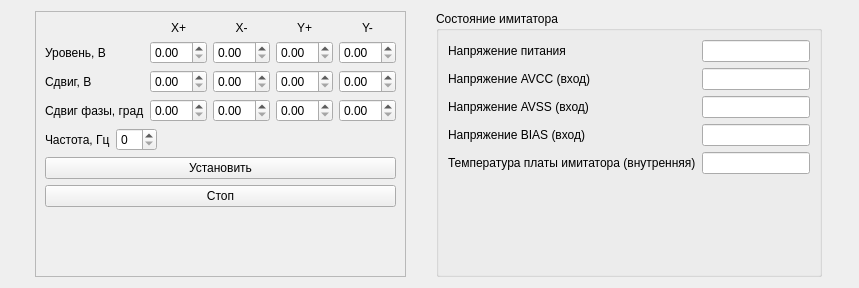
<?xml version="1.0" encoding="UTF-8"?>
<ui version="4.0">
 <class>Imitator_BRG_GUI</class>
 <widget class="QWidget" name="Imitator_BRG_GUI">
  <property name="geometry">
   <rect>
    <x>0</x>
    <y>0</y>
    <width>859</width>
    <height>288</height>
   </rect>
  </property>
  <property name="sizePolicy">
   <sizepolicy hsizetype="Fixed" vsizetype="Fixed">
    <horstretch>0</horstretch>
    <verstretch>0</verstretch>
   </sizepolicy>
  </property>
  <property name="windowTitle">
   <string>Form</string>
  </property>
  <layout class="QHBoxLayout" name="horizontalLayout_2">
   <item>
    <widget class="QFrame" name="frame_2">
     <property name="sizePolicy">
      <sizepolicy hsizetype="Fixed" vsizetype="Preferred">
       <horstretch>0</horstretch>
       <verstretch>0</verstretch>
      </sizepolicy>
     </property>
     <property name="frameShape">
      <enum>QFrame::StyledPanel</enum>
     </property>
     <property name="frameShadow">
      <enum>QFrame::Raised</enum>
     </property>
     <layout class="QVBoxLayout" name="verticalLayout_3">
      <item>
       <layout class="QGridLayout" name="gridLayout">
        <item row="3" column="1">
         <widget class="QDoubleSpinBox" name="dsb_DAC_DOF_xp"/>
        </item>
        <item row="2" column="2">
         <widget class="QDoubleSpinBox" name="dsb_DAC_DGAIN_xn"/>
        </item>
        <item row="1" column="1">
         <widget class="QLabel" name="label_4">
          <property name="text">
           <string>X+</string>
          </property>
          <property name="alignment">
           <set>Qt::AlignCenter</set>
          </property>
         </widget>
        </item>
        <item row="3" column="0">
         <widget class="QLabel" name="label_8">
          <property name="sizePolicy">
           <sizepolicy hsizetype="Fixed" vsizetype="Preferred">
            <horstretch>0</horstretch>
            <verstretch>0</verstretch>
           </sizepolicy>
          </property>
          <property name="text">
           <string>Сдвиг, В</string>
          </property>
         </widget>
        </item>
        <item row="3" column="4">
         <widget class="QDoubleSpinBox" name="dsb_DAC_DOF_yn"/>
        </item>
        <item row="1" column="2">
         <widget class="QLabel" name="label_5">
          <property name="text">
           <string>X-</string>
          </property>
          <property name="alignment">
           <set>Qt::AlignCenter</set>
          </property>
         </widget>
        </item>
        <item row="4" column="2">
         <widget class="QDoubleSpinBox" name="dsb_DDS_PW_xn"/>
        </item>
        <item row="4" column="1">
         <widget class="QDoubleSpinBox" name="dsb_DDS_PW_xp"/>
        </item>
        <item row="3" column="2">
         <widget class="QDoubleSpinBox" name="dsb_DAC_DOF_xn"/>
        </item>
        <item row="3" column="3">
         <widget class="QDoubleSpinBox" name="dsb_DAC_DOF_yp"/>
        </item>
        <item row="4" column="0">
         <widget class="QLabel" name="label_9">
          <property name="sizePolicy">
           <sizepolicy hsizetype="Fixed" vsizetype="Preferred">
            <horstretch>0</horstretch>
            <verstretch>0</verstretch>
           </sizepolicy>
          </property>
          <property name="text">
           <string>Сдвиг фазы, град</string>
          </property>
         </widget>
        </item>
        <item row="2" column="3">
         <widget class="QDoubleSpinBox" name="dsb_DAC_DGAIN_yp"/>
        </item>
        <item row="1" column="4">
         <widget class="QLabel" name="label_7">
          <property name="text">
           <string>Y-</string>
          </property>
          <property name="alignment">
           <set>Qt::AlignCenter</set>
          </property>
         </widget>
        </item>
        <item row="1" column="3">
         <widget class="QLabel" name="label_6">
          <property name="text">
           <string>Y+</string>
          </property>
          <property name="alignment">
           <set>Qt::AlignCenter</set>
          </property>
         </widget>
        </item>
        <item row="2" column="0">
         <widget class="QLabel" name="label_3">
          <property name="sizePolicy">
           <sizepolicy hsizetype="Fixed" vsizetype="Preferred">
            <horstretch>0</horstretch>
            <verstretch>0</verstretch>
           </sizepolicy>
          </property>
          <property name="text">
           <string>Уровень, В</string>
          </property>
         </widget>
        </item>
        <item row="2" column="1">
         <widget class="QDoubleSpinBox" name="dsb_DAC_DGAIN_xp"/>
        </item>
        <item row="4" column="3">
         <widget class="QDoubleSpinBox" name="dsb_DDS_PW_yp"/>
        </item>
        <item row="2" column="4">
         <widget class="QDoubleSpinBox" name="dsb_DAC_DGAIN_yn"/>
        </item>
        <item row="4" column="4">
         <widget class="QDoubleSpinBox" name="dsb_DDS_PW_yn"/>
        </item>
       </layout>
      </item>
      <item>
       <layout class="QHBoxLayout" name="horizontalLayout_5">
        <item>
         <widget class="QLabel" name="label_10">
          <property name="sizePolicy">
           <sizepolicy hsizetype="Fixed" vsizetype="Preferred">
            <horstretch>0</horstretch>
            <verstretch>0</verstretch>
           </sizepolicy>
          </property>
          <property name="text">
           <string>Частота, Гц</string>
          </property>
         </widget>
        </item>
        <item>
         <widget class="QSpinBox" name="sb_DDS_TW"/>
        </item>
        <item>
         <spacer name="horizontalSpacer_2">
          <property name="orientation">
           <enum>Qt::Horizontal</enum>
          </property>
          <property name="sizeHint" stdset="0">
           <size>
            <width>40</width>
            <height>20</height>
           </size>
          </property>
         </spacer>
        </item>
       </layout>
      </item>
      <item>
       <widget class="QPushButton" name="btn_run">
        <property name="text">
         <string>Установить</string>
        </property>
       </widget>
      </item>
      <item>
       <widget class="QPushButton" name="btn_stop">
        <property name="text">
         <string>Стоп</string>
        </property>
       </widget>
      </item>
      <item>
       <spacer name="verticalSpacer">
        <property name="orientation">
         <enum>Qt::Vertical</enum>
        </property>
        <property name="sizeHint" stdset="0">
         <size>
          <width>20</width>
          <height>40</height>
         </size>
        </property>
       </spacer>
      </item>
     </layout>
    </widget>
   </item>
   <item>
    <widget class="QGroupBox" name="groupBox">
     <property name="sizePolicy">
      <sizepolicy hsizetype="Fixed" vsizetype="Preferred">
       <horstretch>0</horstretch>
       <verstretch>0</verstretch>
      </sizepolicy>
     </property>
     <property name="title">
      <string>Состояние имитатора</string>
     </property>
     <layout class="QVBoxLayout" name="verticalLayout">
      <item>
       <layout class="QGridLayout" name="gridLayout_2">
        <item row="4" column="2">
         <widget class="QLineEdit" name="le_imitator_temperature"/>
        </item>
        <item row="2" column="0">
         <widget class="QLabel" name="label_11">
          <property name="text">
           <string>Напряжение AVSS (вход)</string>
          </property>
         </widget>
        </item>
        <item row="1" column="2">
         <widget class="QLineEdit" name="le_AVCC"/>
        </item>
        <item row="2" column="2">
         <widget class="QLineEdit" name="le_AVSS"/>
        </item>
        <item row="0" column="2">
         <widget class="QLineEdit" name="le_VCC"/>
        </item>
        <item row="3" column="0">
         <widget class="QLabel" name="label_12">
          <property name="text">
           <string>Напряжение BIAS (вход)</string>
          </property>
         </widget>
        </item>
        <item row="1" column="0">
         <widget class="QLabel" name="label_2">
          <property name="text">
           <string>Напряжение AVCC (вход)</string>
          </property>
         </widget>
        </item>
        <item row="3" column="2">
         <widget class="QLineEdit" name="le_BIAS"/>
        </item>
        <item row="0" column="0">
         <widget class="QLabel" name="label">
          <property name="text">
           <string>Напряжение питания</string>
          </property>
         </widget>
        </item>
        <item row="4" column="0">
         <widget class="QLabel" name="label_14">
          <property name="text">
           <string>Температура платы имитатора (внутренняя)</string>
          </property>
         </widget>
        </item>
       </layout>
      </item>
      <item>
       <spacer name="verticalSpacer_2">
        <property name="orientation">
         <enum>Qt::Vertical</enum>
        </property>
        <property name="sizeHint" stdset="0">
         <size>
          <width>20</width>
          <height>40</height>
         </size>
        </property>
       </spacer>
      </item>
     </layout>
    </widget>
   </item>
  </layout>
 </widget>
 <tabstops>
  <tabstop>dsb_DAC_DGAIN_xp</tabstop>
  <tabstop>dsb_DAC_DGAIN_xn</tabstop>
  <tabstop>dsb_DAC_DGAIN_yp</tabstop>
  <tabstop>dsb_DAC_DGAIN_yn</tabstop>
  <tabstop>dsb_DAC_DOF_xp</tabstop>
  <tabstop>dsb_DAC_DOF_xn</tabstop>
  <tabstop>dsb_DAC_DOF_yp</tabstop>
  <tabstop>dsb_DAC_DOF_yn</tabstop>
  <tabstop>dsb_DDS_PW_xp</tabstop>
  <tabstop>dsb_DDS_PW_xn</tabstop>
  <tabstop>dsb_DDS_PW_yp</tabstop>
  <tabstop>dsb_DDS_PW_yn</tabstop>
  <tabstop>sb_DDS_TW</tabstop>
  <tabstop>btn_run</tabstop>
  <tabstop>btn_stop</tabstop>
  <tabstop>le_VCC</tabstop>
  <tabstop>le_AVCC</tabstop>
  <tabstop>le_AVSS</tabstop>
  <tabstop>le_BIAS</tabstop>
  <tabstop>le_imitator_temperature</tabstop>
 </tabstops>
 <resources/>
 <connections/>
</ui>
